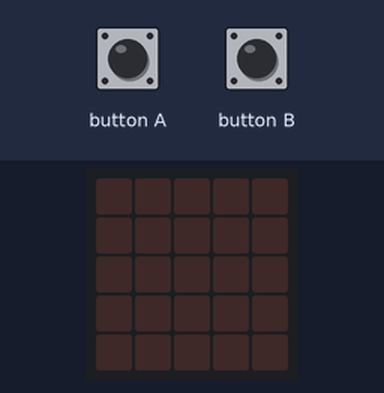
The program below on a simulated BBC micro:bit (MakeCode). Shown: the board's 5×5 LED display. Inputs (shaded band) come from the test bench.

Above: at 1.2 s.
1.3 s: button A pressed for 0.15 s
At 2.5 s:
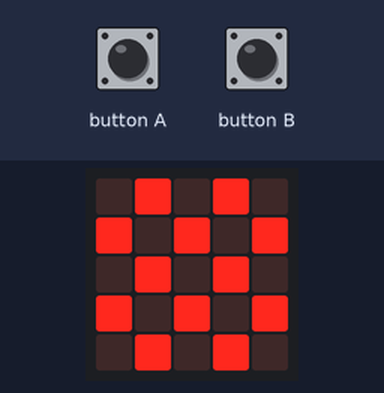
2.9 s: button B pressed for 0.15 s
At 3.7 s:
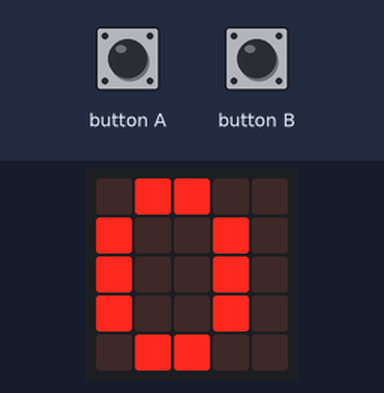
Timing chart, 0 to 5.9 s (numbered marks = the images above; inputs shaded):
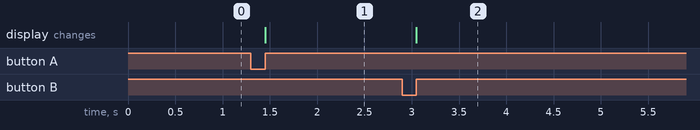

Measured:
- after the input at 1.3 s, the display: changes after 0.15 s (image 1)
- after the input at 2.9 s, the display: changes after 0.15 s (image 2)

The program:

main.ts
```typescript
input.onButtonPressed(Button.A, function () {
    basic.showIcon(IconNames.Chessboard)
})
input.onButtonPressed(Button.B, function () {
    basic.showLeds(`
        . # # . .
        # . . # .
        # . . # .
        # . . # .
        . # # . .
        `)
})
```

test.ts
```typescript
// les tests vont ici ; cela ne sera pas compilé si ce paquet est utilisé en tant qu'extension.
```
